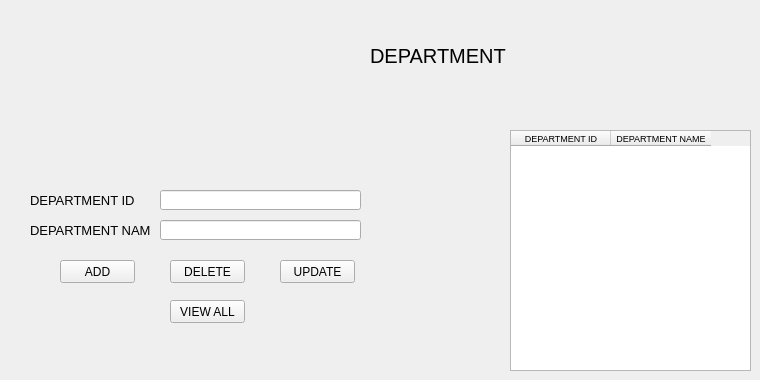
      <widget class="QWidget" name="DEPARTMENT_">
       <widget class="QLabel" name="label_34">
        <property name="geometry">
         <rect>
          <x>30</x>
          <y>190</y>
          <width>121</width>
          <height>21</height>
         </rect>
        </property>
        <property name="font">
         <font>
          <pointsize>10</pointsize>
         </font>
        </property>
        <property name="text">
         <string>DEPARTMENT ID</string>
        </property>
       </widget>
       <widget class="QLineEdit" name="lineEdit_23">
        <property name="geometry">
         <rect>
          <x>160</x>
          <y>190</y>
          <width>201</width>
          <height>20</height>
         </rect>
        </property>
       </widget>
       <widget class="QPushButton" name="pushButton_16">
        <property name="geometry">
         <rect>
          <x>60</x>
          <y>260</y>
          <width>75</width>
          <height>23</height>
         </rect>
        </property>
        <property name="styleSheet">
         <string notr="true">QPushButton{
	boarder-radius: 5px
}
QPushButton:hover{
	background-color: rgb(181, 181, 181);
}</string>
        </property>
        <property name="text">
         <string>ADD</string>
        </property>
       </widget>
       <widget class="QLabel" name="label_35">
        <property name="geometry">
         <rect>
          <x>30</x>
          <y>220</y>
          <width>121</width>
          <height>21</height>
         </rect>
        </property>
        <property name="font">
         <font>
          <pointsize>10</pointsize>
         </font>
        </property>
        <property name="text">
         <string>DEPARTMENT NAME</string>
        </property>
       </widget>
       <widget class="QLineEdit" name="lineEdit_24">
        <property name="geometry">
         <rect>
          <x>160</x>
          <y>220</y>
          <width>201</width>
          <height>20</height>
         </rect>
        </property>
       </widget>
       <widget class="QPushButton" name="pushButton_17">
        <property name="geometry">
         <rect>
          <x>170</x>
          <y>260</y>
          <width>75</width>
          <height>23</height>
         </rect>
        </property>
        <property name="styleSheet">
         <string notr="true">QPushButton{
	boarder-radius: 5px
}
QPushButton:hover{
	background-color: rgb(181, 181, 181);
}</string>
        </property>
        <property name="text">
         <string>DELETE</string>
        </property>
       </widget>
       <widget class="QPushButton" name="pushButton_18">
        <property name="geometry">
         <rect>
          <x>280</x>
          <y>260</y>
          <width>75</width>
          <height>23</height>
         </rect>
        </property>
        <property name="styleSheet">
         <string notr="true">QPushButton{
	boarder-radius: 5px
}
QPushButton:hover{
	background-color: rgb(181, 181, 181);
}</string>
        </property>
        <property name="text">
         <string>UPDATE</string>
        </property>
       </widget>
       <widget class="QTableWidget" name="tableWidget_5">
        <property name="geometry">
         <rect>
          <x>510</x>
          <y>130</y>
          <width>241</width>
          <height>241</height>
         </rect>
        </property>
        <property name="font">
         <font>
          <pointsize>7</pointsize>
         </font>
        </property>
        <column>
         <property name="text">
          <string>DEPARTMENT ID</string>
         </property>
        </column>
        <column>
         <property name="text">
          <string>DEPARTMENT NAME</string>
         </property>
        </column>
       </widget>
       <widget class="QLabel" name="label_82">
        <property name="geometry">
         <rect>
          <x>370</x>
          <y>40</y>
          <width>191</width>
          <height>31</height>
         </rect>
        </property>
        <property name="font">
         <font>
          <pointsize>15</pointsize>
         </font>
        </property>
        <property name="text">
         <string>DEPARTMENT</string>
        </property>
       </widget>
       <widget class="QPushButton" name="pushButton_67">
        <property name="geometry">
         <rect>
          <x>170</x>
          <y>300</y>
          <width>75</width>
          <height>23</height>
         </rect>
        </property>
        <property name="styleSheet">
         <string notr="true">QPushButton{
	boarder-radius: 5px
}
QPushButton:hover{
	background-color: rgb(181, 181, 181);
}</string>
        </property>
        <property name="text">
         <string>VIEW ALL</string>
        </property>
       </widget>
      </widget>
